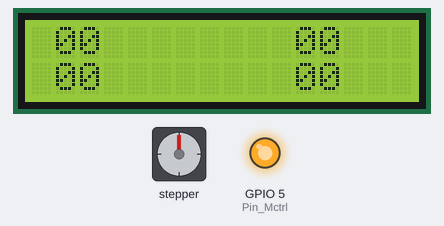
A sketch run on a simulated ESP32. On the bench: 16×2 character LCD, stepper motor, output pins drawn as LEDs (lit = HIGH). Nothing arrives over Bluetooth unless stated; raw I2C reads return 0; stepper angles assume 200 steps per turn.

Above: at 0.1 s.
At 10.8 s:
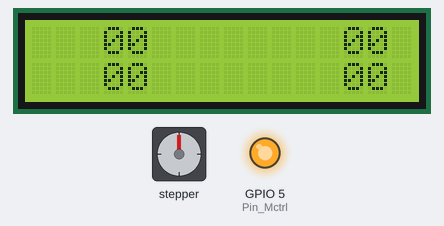
At 15.8 s:
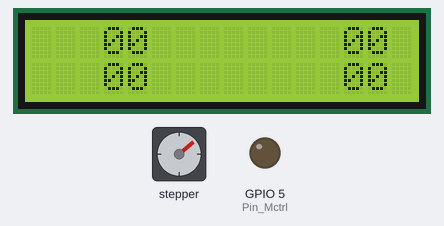
At 19.9 s:
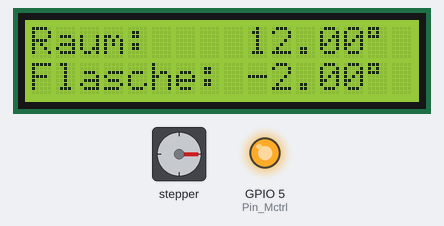
Timing chart, 0 to 21.4 s (numbered marks = the images above):
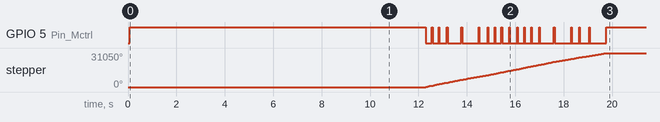

The sketch:

Bottle-Cat-Master.ino
```cpp
/*---Bottle Cat---
 * Arduino Programm zum steuern eines Flaschenöffner Roboters
 *
 * Erstellt von:
 * Marcel Rankwiler und Damian Zahner
 * Am: 31.01.2019
 *
 * Zusätzlich benötigte Files für die Anwendung sind:
 * - LCD-I2C.ino
 * - I2C-Temp.ino
 * - ZeitBerechnung_Temp-Flasche.ino
 * - Bluetooth-Master.ino
 * - Schrittmotormelodie.ino
 */

//Alle benötigten Libraries inkludieren
#include <Stepper.h>

//Definiere benötigte konstante Variablen
#define Pin_Mctrl 5 // Definition motor-disable pin

//Alle Globalen Variablen
float TB1 = 8;      //Deviniere Gemessene Flaschen Temp.
float TR = 22.5;    //Deviniere Gemessene Raump Temp.
float TB2 = 12;     //Definierte max. Flaschen Temperatur
int BtlHgh = 200;   //Flaschen Höhe in mm

Stepper Zaxis(200, 25, 18, 23, 33); // Steps / u, Pinout

void setup() {

  initI2C();    //Initalisiert die benötigten Schritte für die I2C Funktionen
  initBT();     //Initialisierung vom Bluetooth
  LCD_init();   //Initialisierung des LCDs

  //Setup für Stepper
  pinMode(0, INPUT);
  pinMode(Pin_Mctrl, OUTPUT);
  digitalWrite(Pin_Mctrl, HIGH);

  for(int i = 0; i <= 3; i++){    //Animation der Augen beim starten
  lcd_animation();
  }

  playsound();    //Melodie abspielen beim starten
}

void loop() {
TB1 = readTempBtl();   //Temp. Flasche einlesen
TR = readTempRoom();   //Temp. Raum einlesen
TR += 12;              //Offset für Raum temp. da die Board temp. Abweichungen hat
TB1 -= 2;              //Offset für Flaschen temp. da die Board temp. Abweichungen hat

lcd_loop();

  if(BTabfragen() == "StarteBC200"){

    if(TB1 > TB2){
      int zeit2;
      zeit2 = ZeitBk(TB1);    //Berechnung: Zeit zum kühlen
      lcd_cooling(zeit2);
      }
    else{
        int zeit;
        zeit = ZeitBw(TB1, TR);   //Berechung: Zeit zum trinken
        lcd_drink(zeit);
        delay(5000);
      }
       //Bier öffnen folgt
       Bier_open();
       lcd_clear();     //LCD löschen für saubere lcd_loop Anzeige
    }
}

void Bier_open(){
  int steps = 0;
  steps = (284 - BtlHgh) * 50;   //284mm von der Grundplatte bis zum Öffnungspunkt, 50 Schritte/mm
  Zaxis.setSpeed(300);
  digitalWrite(Pin_Mctrl, LOW);
  Zaxis.step(steps);
  digitalWrite(Pin_Mctrl, HIGH);
  delay(250);
  digitalWrite(Pin_Mctrl, LOW);
  Zaxis.step(-steps);
  digitalWrite(Pin_Mctrl, HIGH);
}
```

Bluetooth-Master.ino
```cpp
//Gehört zum Master Sketch; Bottle-Cat

#include <BluetoothSerial.h>    //Benötigte Library für die Serielle Bluetooth Übertragung mit dem ESP32 Modul

BluetoothSerial BT;   //Serielle Bluetooth Schnittstelle BT definiert

void initBT(){    //Initialisierung vom Bluetooth
  BT.begin("Bottle-Cat");   //starte Serialschnitstelle mit Bluetooth device name
}

String BTabfragen(){    //Funktion für empfangen von Strings über BT
  String Vread;
  if (BT.available())   //BT abfrage
  {
    Vread = BT.readString();  //BT Wert wird in Variable eingelesen
  }
  return(Vread);
}

void BTsenden(String Vsend){    //Funktion für senden über BT (noch nicht verwendet)
  BT.print(Vsend);
}
```

I2C-Temp.ino
```cpp
//Gehört zum Master Sketch; Bottle-Cat

#include <Wire.h>           //Benötigte Datenbank für I2C Kommunikation

#define TempAdd 0x40        //Temperatursensor I2C Hex Address
#define TempO 0x03          //Interne Adresse für Objekt Temperatur
#define TempR 0x01          //Interne Adresse Board Temp. für Raum Temp.

void initI2C(){
  Wire.begin();             //Starte I2C Kommunikation
  }

float readTempBtl(void)                   //Funktion für das Auslesen der Temperatur
{
  float Temp;                               //Variable für Objekt Temperatur

  Wire.beginTransmission(TempAdd);        //Starte Kommunikation zum Temperatursensor
  Wire.write(TempO);                      //Abfrage der Objekt Temperatur

  Wire.endTransmission();                 //Beendet die Kommunikation

  Wire.requestFrom(TempAdd,1);            //Abfrage der übertragenen Daten von den zwei Limit Temperaturen

  if(Wire.available()<=1){                //Nachfragen ob die zwei passenden Daten verfügbar sind und in die ensprechenden Varianlen einlesen (OT)
    Temp = Wire.read();
    }
    return(Temp);
}

float readTempRoom(void)                  //Funktion für das Auslesen der Board Temperatur
{
  float Temp;                             //Variable für Board Temperatur

  Wire.beginTransmission(TempAdd);        //Starte Kommunikation zum Temperatursensor
  Wire.write(TempR);                      //Abfrage der Board Temperatur

  Wire.endTransmission();                 //Beendet die Kommunikation

  Wire.requestFrom(TempAdd,1);            //Abfrage der übertragenen Daten von den zwei Limit Temperaturen

  if(Wire.available()<=1){                //Nachfragen ob die zwei passenden Daten verfügbar sind und in die ensprechenden Varianlen einlesen (OT)
    Temp = Wire.read();
    }
    return(Temp);
}
```

Schrittmotormelodie.ino
```cpp
//Gehört zum Master Sketch; Bottle-Cat

#include <Stepper.h>

#define myTypes_h

// Definition der Notenlänge
#define timeshifter 3 //Multiplikator der Tonlänge
#define achtel  250
#define viertel  500
#define notenzahl 18

// Definition der Tonhöhe
#define pitchshifter 3 // Multiplikator der Tonhöhe
#define Tone_C5 523.251
#define Tone_A4 440.000
#define Tone_B4 466.164
#define Tone_C4 261.626
#define Tone_D4 293.665
#define Tone_E4 329.628
#define Tone_Fis4 369.994
#define Tone_G4 391.995
#define Tone_A3 220.000
#define Tone_B3 246.942
#define Tone_G3 195.998

// In diesem Struct sind die Informationen der Melodie enthalten
typedef struct song_wwwt
{
  int pitch;
  int lenght;
};
song_wwwt waswollenwirtrinken[] = {
{ Tone_D4, achtel }, { Tone_D4, achtel }, { Tone_B3, achtel }, { Tone_C4, viertel }, { Tone_A3, viertel },
{ Tone_A3, achtel }, { Tone_D4, achtel }, { Tone_D4, achtel }, { Tone_C4, achtel }, { Tone_B3, achtel },
{ Tone_D4, achtel }, { Tone_D4, achtel }, { Tone_B3, achtel }, { Tone_C4, viertel }, { Tone_A3, viertel },
{ Tone_B3, achtel }, { Tone_G3, achtel }, { Tone_A3, viertel }
};

// Funktion, um die Melodie vom Struct abzuspielen
void playsound()
{
  for (int i = 0; i < notenzahl; i++)
  {
  Zaxis.setSpeed(waswollenwirtrinken[i].pitch * pitchshifter);
  digitalWrite(Pin_Mctrl, LOW);
  Zaxis.step(waswollenwirtrinken[i].lenght * timeshifter);
  digitalWrite(Pin_Mctrl, HIGH);
  delay(30);
  }
}
```

ZeitBerechnung_Temp-Flasche.ino
```cpp
//Gehört zum Master Sketch; Bottle-Cat

#include <math.h>   //Datenbank für Berechnungen notwendig

#define ZK 2529     //Ermittelte Zeitkonstate (in sec) für Sättigungsfunktion (Flaschenaufwärmung)
#define ZK2 2529    //Zeitkonstate (in sec) für Abklingfunktion (Flasche kühlen) Annahme, dass selbe Konstante gilt

float TK = 4;       //Kühlschrank Temperatur, globale Variable bereit für evtl. eingbe per Smartphone
float TB3 = 8;      //Soll Temperatur Flasche aus Kühlschrank, globale Variable bereit für evtl. eingbe per Smartphone

int ZeitBw(float TB1, float TR){   //Funktion zur Berechnung der Zeit (in sec.), bis die Flasche die max. Temperatur erreicht
  int zeit;
  zeit = ZK*log((TR-TB1)/(TR-TB2));
  zeit = zeit / 60;   //Umrechnung in min
  return zeit;
}

int ZeitBk(float TB1){
  int zeit;
  zeit = ZK2*log((TB1-TK)/(TB3-TK));
  zeit = zeit / 60;   //Umrechnung in min
  return zeit;
}
```

LCD-I2C.ino
```cpp
//Gehört zum Master Sketch; Bottle-Cat

#include <LiquidCrystal_I2C.h>    //Benötigte Datenbank für LCD über I2C Ansteuerung

#define lcdColumns 16             //Anzahl Zeilen definiert
#define lcdRows 2                 //Anzahl Reihen definiert

LiquidCrystal_I2C lcd(0x3F, lcdColumns, lcdRows);     //Definiert die Adresse, anzahl Reihen und Zeilen

void LCD_init(void){
  lcd.init();
  lcd.backlight();
}

void lcd_loop(){    //Raum und Flaschen Temp. Anzeige
  lcd.setCursor(0, 0);
  lcd.print("Raum:    ");
  lcd.print(TR);
  lcd.print((char) 223);
  lcd.print(" ");
  lcd.setCursor(0, 1);
  lcd.print("Flasche: ");
  lcd.print(TB1);
  lcd.print((char) 223);
  lcd.print(" ");
}

void lcd_cooling(int zeit){    //Anzeige zu kühlstellende Zeit
  lcd.clear();
  lcd.print("Rat der Katze:");
  lcd.setCursor(0, 1);
  lcd.print(zeit);
  lcd.print(" min k");
  lcd.print("\365");
  lcd.print("hlen");
}

void lcd_drink(int zeit){    //Anzeige Zeit zum trinken
  lcd.clear();
  lcd.print("Rat der Katze");
  lcd.setCursor(0, 1);
  lcd.print("Trinken in ");
  lcd.print(zeit);
  lcd.print(" min");
}

void lcd_animation(){   //Augen der Katze anzeigen
  lcd.clear();
  lcd.print(" 00        00");
  lcd.setCursor(0, 1);
  lcd.print(" 00        00");
  delay(1500);
  lcd.clear();
  lcd.print("   00        00");
  lcd.setCursor(0, 1);
  lcd.print("   00        00");
  delay(1500);
}

void lcd_clear(void){   //LCD löschen Funktion, da lcd  im Masterfile nich bekannt ist
  lcd.clear();
}
```
